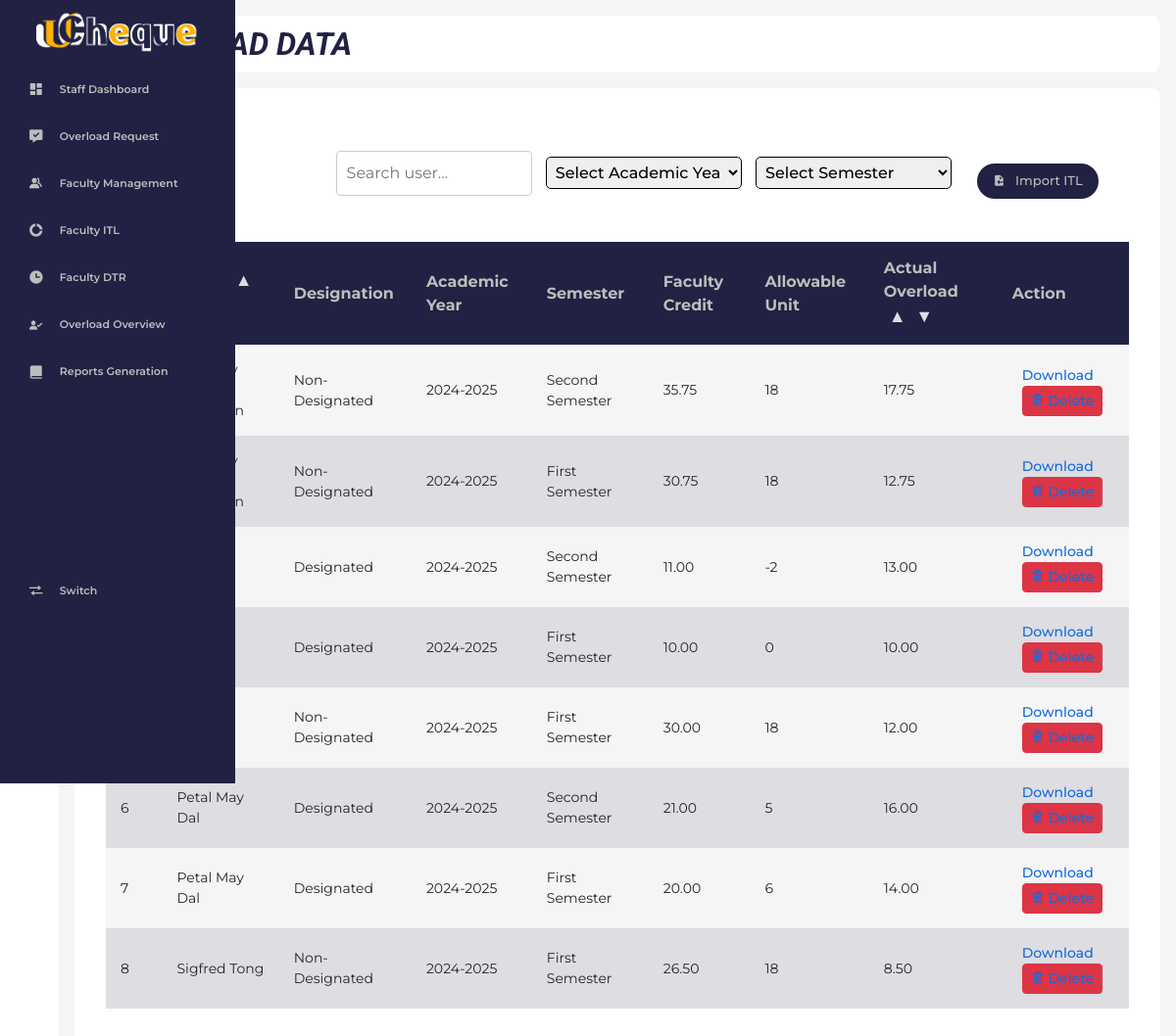
The page /staff/s_itl.php (signed in) on the database its author committed.
### tables this page shows
CREATE TABLE `itl_extracted_data` (
  `id` int(11) NOT NULL,
  `userId` int(11) NOT NULL,
  `facultyCredit` decimal(11,2) NOT NULL,
  `designationLoadRelease` int(11) NOT NULL,
  `regularHours` int(11) NOT NULL DEFAULT 18,
  `allowableUnit` double DEFAULT NULL,
  `totalOverload` decimal(11,2) NOT NULL,
  `designated` enum('Designated','Non-Designated') NOT NULL,
  `dateCreated` timestamp NOT NULL DEFAULT current_timestamp(),
  `filePath` varchar(255) NOT NULL,
  `academic_year_id` int(11) DEFAULT NULL,
  `semester_id` int(11) DEFAULT NULL
);

CREATE TABLE `academic_years` (
  `academic_year_id` int(11) NOT NULL,
  `academic_year` varchar(20) NOT NULL
);

CREATE TABLE `semesters` (
  `semester_id` int(11) NOT NULL,
  `semester_name` varchar(50) NOT NULL
);

CREATE TABLE `employee` (
  `userId` int(11) NOT NULL,
  `employeeId` varchar(255) NOT NULL,
  `firstName` varchar(200) NOT NULL,
  `middleName` varchar(200) DEFAULT NULL,
  `lastName` varchar(200) NOT NULL,
  `phoneNumber` varchar(200) DEFAULT NULL,
  `emailAddress` varchar(255) NOT NULL,
  `password` varchar(255) DEFAULT NULL,
  `designation` varchar(200) DEFAULT NULL,
  `profilePicture` longblob DEFAULT NULL,
  `status` enum('Active','Inactive','Archived') NOT NULL DEFAULT 'Active',
  `department` int(11) NOT NULL,
  `dateCreated` timestamp NOT NULL DEFAULT current_timestamp()
);

### staff/s_itl.php (the view, shortened to what this page needs)
<?php
include('./includes/header.php');
include('./includes/sidebar.php');
include('./includes/topbar.php');
?>
<link rel="stylesheet" href="https://cdn.jsdelivr.net/npm/sweetalert2@11/dist/sweetalert2.min.css">
<div class="tabular--wrapper">
    <div class="add">
        <div class="filter">
            <form method="GET" action="">
                <input type="text" name="search_user" placeholder="Search user..." value="<?php echo htmlspecialchars($_GET['search_user'] ?? ''); ?>"
                style="width: 200px; margin-right: 10px;" onkeydown="if(event.key === 'Enter') this.form.submit();">
                <select name="academic_year_id" onchange="this.form.submit()" style="width: 200px; margin-right: 10px;">
                    <option value="" selected>Select Academic Year</option>
                </select>
                <select name="semester_id" onchange="this.form.submit()" style="width: 200px; margin-right: 10px;">
                    <option value="" selected>Select Semester</option>
                </select>
            </form>
        </div>
        <button class="btn-add" data-bs-toggle="modal" data-bs-target="#importModal">
            <i class='bx bxs-file-import'></i>
            <span class="text">Import ITL</span>
        </button>
    </div>
<div class="table-container">
    <table>
        <thead>
            <tr>
                <th>No.</th>
                <th>Name
                    <a href="?sort=name&order=asc" class="sort-arrow <?php echo $sort === 'name' && $order === 'asc' ? 'active' : ''; ?>">▲</a>
                    <a href="?sort=name&order=desc" class="sort-arrow <?php echo $sort === 'name' && $order === 'desc' ? 'active' : ''; ?>">▼</a>
                </th>
                <th>Designation</th>
                <th>Academic Year</th>
                <th>Semester</th>
                <th>Faculty Credit</th>
                <th>Allowable Unit</th>
                <th>Actual Overload
                    <a href="?sort=designated&order=asc" class="sort-arrow <?php echo $sort === 'designated' && $order === 'asc' ? 'active' : ''; ?>">▲</a>
                    <a href="?sort=designated&order=desc" class="sort-arrow <?php echo $sort === 'designated' && $order === 'desc' ? 'active' : ''; ?>">▼</a>
                </th>
                <th>Action</th>
            </tr>
        </thead>
        <tbody>
            <?php
            $limit = 10;
            $page = isset($_GET['page']) ? (int)$_GET['page'] : 1;
            $page = max($page, 1);
            $offset = ($page - 1) * $limit;
            $whereClauses = ["employee_role.role_id = 2"];
            $whereClause = implode(' AND ', $whereClauses);
            $sort = $_GET['sort'] ?? 'name';
            $order = $_GET['order'] ?? 'ASC';
            $sortColumn = $sort === 'name' ? "CONCAT(employee.firstName, ' ', employee.lastName)" : 'itl_extracted_data.totalOverload';
            $sql = "
                SELECT employee.employeeId, employee.firstName, employee.middleName, employee.lastName,
                     itl_extracted_data.id, itl_extracted_data.userId, itl_extracted_data.totalOverload,
                    itl_extracted_data.designated, academic_years.academic_year, semesters.semester_name,
                    itl_extracted_data.filePath, itl_extracted_data.facultyCredit, itl_extracted_data.allowableUnit
                FROM employee
                 JOIN itl_extracted_data ON employee.userId = itl_extracted_data.userId
                LEFT JOIN employee_role ON employee.userId = employee_role.userId
                LEFT JOIN academic_years ON itl_extracted_data.academic_year_id = academic_years.academic_year_id
                LEFT JOIN semesters ON itl_extracted_data.semester_id = semesters.semester_id
                WHERE $whereClause
                ORDER BY $sortColumn $order
                LIMIT $limit OFFSET $offset";
            $result = $con->query($sql);
            $totalOverload = '--';
                if ($result && $result->num_rows > 0) {
                    $counter = $offset;
                    while ($row = $result->fetch_assoc()) {
                        $counter++;
                        $fullName = trim($row['firstName'] . ' ' . $row['middleName'] . ' ' . $row['lastName']);
                        $filePath = htmlspecialchars($row['filePath']);
                        $fileUploaded = !empty($filePath);
                        $downloadLink = $fileUploaded ? 'uploads/' . $filePath : '--';
                        $downloadDisabled = !$fileUploaded
                            ? 'style="pointer-events: none; color: gray;"'
                            : '';
                        if (!$fileUploaded) {
                            $totalOverload = '--';
                        } else {
                            $totalOverload = isset($row['totalOverload'])
                            ? ($row['totalOverload'] < 0
                                ? "<span style='color: red;'>Underload</span>"
                                : ($row['totalOverload'] == 0
                                    ? "<span style='color: green;'>Regular Load</span>"
                                    : htmlspecialchars($row['totalOverload'])))
                            : "<span style='color: red;'>No Overload</span>";
                        }
                        echo "<tr>
                                <td>$counter</td>
                                <td>$fullName</td>
                                <td>" . htmlspecialchars($row['designated']) . "</td>
                                <td>" . htmlspecialchars($row['academic_year']) . "</td>
                                <td>" . htmlspecialchars($row['semester_name']) . "</td>
                                <td>" . htmlspecialchars($row['facultyCredit']) . "</td>
                                <td>" . htmlspecialchars($row['allowableUnit']) . "</td>
                                <td>$totalOverload</td>
                                <td>
                                    <a href='" . $downloadLink . "' class='action download-link' download " . $downloadDisabled . " title='Download the file'>Download</a>
                                <button type='button' class='action delete-link btn btn-danger btn-sm' data-bs-toggle='modal' data-bs-target='#deleteModal' data-id='" . $row['id'] . "' title='Delete this record'>
                                    <i class='bx bx-trash'></i> Delete
                                </button>
                                </td>
                            </tr>";
                    }
                } else {
                     echo "<tr><td colspan='13' style='text-align:center;'>No records found</td></tr>";
                }
            ?>
        </tbody>
    </table>
    <div class="pagination" id="pagination">
    </div>
</div>
<?php include('./includes/footer.php'); ?>

### staff/assets/style.css (style rules this page uses)
:root { --montserrat:'Montserrat', sans-serif; --nunito:'Nunito', sans-serif; --roboto:'Roboto', sans-serif; --light:#fff; --hover:#464662; --bg: #212143; --h1:#212143; --h1-blur:#212143cb; --text:#BDBDBD; --text-black:#05051d; --num:#146ADC; --cards:#A1BEEA; --bg-light:#FFFFFF; --bg-dark:#F5F5F5; --bg-darker:#B5B5C0; --tb-dark:#dddde2; --tb-ligt:#F5F5F5; --yellow:#F0B732; --staff:#A1BEEA; --faculty:#212143; --hr:#0066ff; --red:#ff0022; }
html { background: var(--html); }
.tabular--wrapper .add { display: flex; align-items: center; grid-gap: 16px; padding: 2rem 3%; justify-content: end; }
.tabular--wrapper .add .btn-add { height: 36px; display: inline-flex; padding: 0 16px; text-decoration: none; border-radius: 36px; background: var(--bg); color: var(--text); font-size: 13px; font-weight: 600; font-family: var(--nunito); display: flex; justify-content: center; align-items: center; grid-gap: 10px; font-weight: 500; cursor: pointer; }
.add .filter select { border-radius: 5px; padding: 5px; border-style: solid ; border-width: thin; font-family: var(--montserrat); font-weight: 500; }
.tabular--wrapper { background: var(--light); margin-top: 1rem; border-radius: 10px; padding: 2rem; }
.table-container { width: 100%; }
table { width: 100%; border-collapse: collapse; }
thead { background: var(--bg); color: var(--text); }
th { padding: 15px; text-align: left; }
tbody { background: var(--bg-dark); }
td { padding: 15px; font-size: 14px; }
tr:nth-child(even) { background:var(--tb-dark); }
.tabular--wrapper .table-container table tr td .action { margin-left: 10px; text-decoration: none; color: var(--num); font-family: var(--montserrat); font-weight: 500; }
.sort-arrow { font-size: 18px; margin-left: 5px; color: #ddd; text-decoration: none; }

### staff/assets/profile.css (style rules this page uses)
:root { --montserrat:'Montserrat', sans-serif; --nunito:'Nunito', sans-serif; --light:#fff; --hover:#464662; --bg: #212143; --h1:#212143; --h1-blur:#212143cb; --text:#BDBDBD; --text-black:#05051d; --num:#146ADC; --cards:#A1BEEA; --bg-light:#FFFFFF; --bg-dark:#F5F5F5; --bg-darker:#B5B5C0; --tb-dark:#dddde2; --tb-ligt:#F5F5F5; --yellow:#F0B732; --staff:#A1BEEA; --faculty:#212143; --hr:#0066ff; --red:#ff0022; --prof:#b0b0bd; }
input[type="text"], input[type="date"] { width: 100%; padding: 10px; margin-bottom: 15px; border: 1px solid #ccc; border-radius: 4px; }

### staff/assets/page.css (style rules this page uses)
:root { --montserrat:'Montserrat', sans-serif; --nunito:'Nunito', sans-serif; --roboto:'Roboto', sans-serif; --light:#fff; --hover:#464662; --bg: #212143; --h1:#212143; --h1-blur:#212143cb; --text:#BDBDBD; --text-black:#05051d; --num:#146ADC; --cards:#A1BEEA; --bg-light:#FFFFFF; --bg-dark:#F5F5F5; --bg-darker:#B5B5C0; --tb-dark:#dddde2; --tb-ligt:#F5F5F5; --yellow:#F0B732; --staff:#A1BEEA; --faculty:#212143; --hr:#0066ff; --red:#ff0022; }
.pagination { display: flex; justify-content: center; align-items: center; padding: 10px; font-family: Arial, sans-serif; gap: 5px; }

### staff/assets/dashboard.css (style rules this page uses)
:root { --mainBlue: #212143; --mainYellow: #ffbc03; --mainGrey: #bfbfc0; --hoverBlack: #505050; --body: #f8f9fa; --mainWhite: white; --loginForm: rgba(255, 255, 255, 0.9); --boxShadows: 0px 4px 8px rgba(0, 0, 0, 0.2); --Poppins: 'Poppins', sans-serif; --Roboto: 'Roboto', sans-serif; --Oswald: 'Oswald', sans-serif; }

### rows shown on the page
itl_extracted_data: designated "Non-Designated", academic_year.academic_year "2024-2025", semester.semester_name "Second Semester", facultyCredit "35.75", allowableUnit "18", totalOverload "17.75"
itl_extracted_data: designated "Non-Designated", academic_year.academic_year "2024-2025", semester.semester_name "First Semester", facultyCredit "30.75", allowableUnit "18", totalOverload "12.75"
itl_extracted_data: designated "Designated", academic_year.academic_year "2024-2025", semester.semester_name "Second Semester", facultyCredit "11.00", allowableUnit "-2", totalOverload "13.00"
itl_extracted_data: designated "Designated", academic_year.academic_year "2024-2025", semester.semester_name "First Semester", facultyCredit "10.00", allowableUnit "0", totalOverload "10.00"
itl_extracted_data: designated "Non-Designated", academic_year.academic_year "2024-2025", semester.semester_name "First Semester", facultyCredit "30.00", allowableUnit "18", totalOverload "12.00"
itl_extracted_data: userId.lastName "Petal May Dal", designated "Designated", academic_year.academic_year "2024-2025", semester.semester_name "Second Semester", facultyCredit "21.00", allowableUnit "5", totalOverload "16.00"
itl_extracted_data: userId.lastName "Petal May Dal", designated "Designated", academic_year.academic_year "2024-2025", semester.semester_name "First Semester", facultyCredit "20.00", allowableUnit "6", totalOverload "14.00"
itl_extracted_data: userId.lastName "Sigfred Tong", designated "Non-Designated", academic_year.academic_year "2024-2025", semester.semester_name "First Semester", facultyCredit "26.50", allowableUnit "18", totalOverload "8.50"
